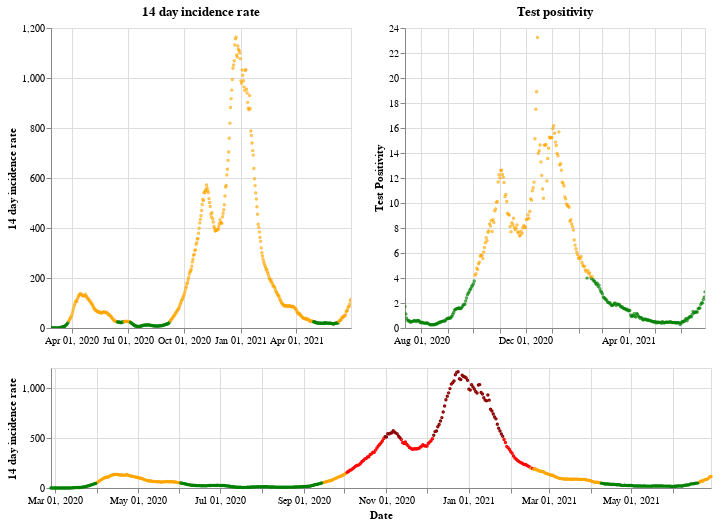

Notebook code for this chart:
### Markdown cell above
## Wales

### Code cell
plot_traffic_light('Wales')

### Figure 1 — Vega-Lite specification as saved in the notebook (floating-point values rounded to 4 significant figures; data arrays with more than 128 entries replaced by an {"elided": "..."} marker saying what was removed)
{"config": {"view": {"continuousWidth": 400, "continuousHeight": 300}}, "vconcat": [{"hconcat": [{"mark": {"type": "point", "size": 2}, "encoding": {"color": {"condition": {"value": "green", "test": "(datum.twoWeeklyCasesRate <= 25)"}, "value": "orange"}, "tooltip": [{"type": "nominal", "field": "areaName"}, {"type": "temporal", "field": "date"}, {"type": "quantitative", "field": "twoWeeklyCasesRate"}, {"type": "quantitative", "field": "testPositivity"}], "x": {"type": "temporal", "axis": {"title": ""}, "field": "date", "scale": {"domain": {"selection": "DateBrush"}}, "timeUnit": "yearmonthdate"}, "y": {"type": "quantitative", "axis": {"title": "14 day incidence rate"}, "field": "twoWeeklyCasesRate"}}, "title": "14 day incidence rate", "width": 300}, {"mark": {"type": "point", "size": 2}, "encoding": {"color": {"condition": {"value": "green", "test": "(datum.testPositivity <= 4)"}, "value": "orange"}, "tooltip": [{"type": "nominal", "field": "areaName"}, {"type": "temporal", "field": "date"}, {"type": "quantitative", "field": "twoWeeklyCasesRate"}, {"type": "quantitative", "field": "testPositivity"}], "x": {"type": "temporal", "axis": {"title": ""}, "field": "date", "scale": {"domain": {"selection": "DateBrush"}}, "timeUnit": "yearmonthdate"}, "y": {"type": "quantitative", "axis": {"title": "Test Positivity"}, "field": "testPositivity"}}, "title": "Test positivity", "width": 300}]}, {"layer": [{"mark": {"type": "point", "size": 2}, "encoding": {"color": {"condition": {"value": "orange", "test": "(((datum.testPositivity < 4) && (datum.twoWeeklyCasesRate >= 50)) && (datum.twoWeeklyCasesRate < 200))"}, "value": "red"}, "opacity": {"condition": {"value": 1, "test": "((datum.twoWeeklyCasesRate >= 50) && (datum.twoWeeklyCasesRate < 500))"}, "value": 0}, "tooltip": [{"type": "nominal", "field": "areaName"}, {"type": "temporal", "field": "date"}, {"type": "quantitative", "field": "twoWeeklyCasesRate"}, {"type": "quantitative", "field": "testPositivity"}], "x": {"type": "temporal", "axis": {"title": "Date"}, "field": "date", "timeUnit": "yearmonthdate"}, "y": {"type": "quantitative", "axis": {"title": "14 day incidence rate"}, "field": "twoWeeklyCasesRate"}}, "selection": {"DateBrush": {"type": "interval", "encodings": ["x"], "fields": ["Time"]}}}, {"mark": {"type": "point", "size": 2}, "encoding": {"color": {"value": "darkred"}, "opacity": {"condition": {"value": 1, "test": "(datum.twoWeeklyCasesRate >= 500)"}, "value": 0}, "tooltip": [{"type": "nominal", "field": "areaName"}, {"type": "temporal", "field": "date"}, {"type": "quantitative", "field": "twoWeeklyCasesRate"}, {"type": "quantitative", "field": "testPositivity"}], "x": {"type": "temporal", "axis": {"title": "Date"}, "field": "date", "timeUnit": "yearmonthdate"}, "y": {"type": "quantitative", "axis": {"title": "14 day incidence rate"}, "field": "twoWeeklyCasesRate"}}}, {"mark": {"type": "point", "size": 2}, "encoding": {"color": {"condition": {"value": "green", "test": "((datum.testPositivity < 4) && (datum.twoWeeklyCasesRate < 50))"}, "value": "orange"}, "opacity": {"condition": {"value": 1, "test": "(datum.twoWeeklyCasesRate < 50)"}, "value": 0}, "tooltip": [{"type": "nominal", "field": "areaName"}, {"type": "temporal", "field": "date"}, {"type": "quantitative", "field": "twoWeeklyCasesRate"}, {"type": "quantitative", "field": "testPositivity"}], "x": {"type": "temporal", "axis": {"title": "Date"}, "field": "date", "timeUnit": "yearmonthdate"}, "y": {"type": "quantitative", "axis": {"title": "14 day incidence rate"}, "field": "twoWeeklyCasesRate"}}}], "height": 120, "width": 660}], "data": {"name": "data-ed1f5d6b30ce01dc0ee3788ce340f40d"}, "$schema": "https://vega.github.io/schema/vega-lite/v4.8.1.json", "datasets": {"data-ed1f5d6b30ce01dc0ee3788ce340f40d": {"elided": "489 records"}}}
